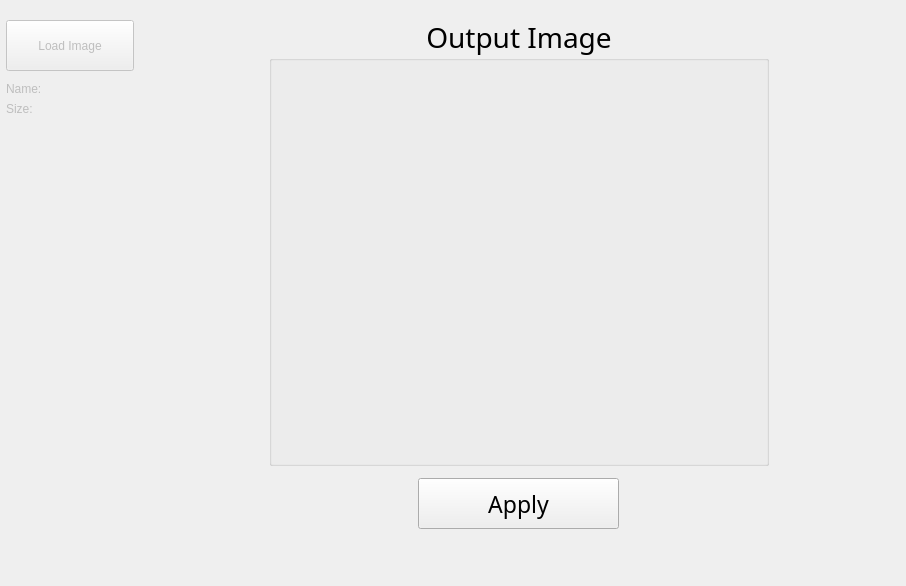
       <widget class="QWidget" name="Contour">
        <attribute name="title">
         <string>Contour</string>
        </attribute>
        <widget class="QWidget" name="gridLayoutWidget_4">
         <property name="geometry">
          <rect>
           <x>6</x>
           <y>10</y>
           <width>891</width>
           <height>567</height>
          </rect>
         </property>
         <layout class="QGridLayout" name="gridLayout_5">
          <item row="1" column="1">
           <spacer name="horizontalSpacer_9">
            <property name="orientation">
             <enum>Qt::Horizontal</enum>
            </property>
            <property name="sizeType">
             <enum>QSizePolicy::Expanding</enum>
            </property>
            <property name="sizeHint" stdset="0">
             <size>
              <width>5</width>
              <height>20</height>
             </size>
            </property>
           </spacer>
          </item>
          <item row="1" column="3">
           <spacer name="horizontalSpacer_10">
            <property name="orientation">
             <enum>Qt::Horizontal</enum>
            </property>
            <property name="sizeType">
             <enum>QSizePolicy::Expanding</enum>
            </property>
            <property name="sizeHint" stdset="0">
             <size>
              <width>10</width>
              <height>20</height>
             </size>
            </property>
           </spacer>
          </item>
          <item row="1" column="2">
           <layout class="QGridLayout" name="gridLayout_12">
            <item row="1" column="1">
             <layout class="QHBoxLayout" name="horizontalLayout_4">
              <item>
               <widget class="QPushButton" name="contourApply_btn">
                <property name="minimumSize">
                 <size>
                  <width>0</width>
                  <height>51</height>
                 </size>
                </property>
                <property name="maximumSize">
                 <size>
                  <width>201</width>
                  <height>16777215</height>
                 </size>
                </property>
                <property name="font">
                 <font>
                  <family>Bahnschrift</family>
                  <pointsize>17</pointsize>
                 </font>
                </property>
                <property name="text">
                 <string>Apply</string>
                </property>
               </widget>
              </item>
             </layout>
            </item>
            <item row="0" column="1">
             <layout class="QHBoxLayout" name="horizontalLayout_2">
              <item>
               <widget class="QGroupBox" name="groupBox_12">
                <property name="sizePolicy">
                 <sizepolicy hsizetype="MinimumExpanding" vsizetype="MinimumExpanding">
                  <horstretch>0</horstretch>
                  <verstretch>0</verstretch>
                 </sizepolicy>
                </property>
                <property name="minimumSize">
                 <size>
                  <width>500</width>
                  <height>450</height>
                 </size>
                </property>
                <property name="maximumSize">
                 <size>
                  <width>500</width>
                  <height>450</height>
                 </size>
                </property>
                <property name="font">
                 <font>
                  <family>Bahnschrift</family>
                  <pointsize>21</pointsize>
                 </font>
                </property>
                <property name="title">
                 <string>Output Image</string>
                </property>
                <property name="alignment">
                 <set>Qt::AlignCenter</set>
                </property>
                <widget class="QWidget" name="contourWidget" native="true">
                 <property name="geometry">
                  <rect>
                   <x>10</x>
                   <y>30</y>
                   <width>481</width>
                   <height>401</height>
                  </rect>
                 </property>
                </widget>
               </widget>
              </item>
             </layout>
            </item>
            <item row="2" column="1">
             <spacer name="verticalSpacer_13">
              <property name="orientation">
               <enum>Qt::Vertical</enum>
              </property>
              <property name="sizeType">
               <enum>QSizePolicy::Fixed</enum>
              </property>
              <property name="sizeHint" stdset="0">
               <size>
                <width>20</width>
                <height>40</height>
               </size>
              </property>
             </spacer>
            </item>
           </layout>
          </item>
          <item row="1" column="0">
           <layout class="QGridLayout" name="gridLayout_6">
            <item row="8" column="0">
             <spacer name="verticalSpacer_18">
              <property name="orientation">
               <enum>Qt::Vertical</enum>
              </property>
              <property name="sizeType">
               <enum>QSizePolicy::Expanding</enum>
              </property>
              <property name="sizeHint" stdset="0">
               <size>
                <width>1</width>
                <height>5</height>
               </size>
              </property>
             </spacer>
            </item>
            <item row="0" column="0">
             <spacer name="verticalSpacer_3">
              <property name="orientation">
               <enum>Qt::Vertical</enum>
              </property>
              <property name="sizeType">
               <enum>QSizePolicy::Maximum</enum>
              </property>
              <property name="sizeHint" stdset="0">
               <size>
                <width>1</width>
                <height>10</height>
               </size>
              </property>
             </spacer>
            </item>
            <item row="3" column="0">
             <layout class="QVBoxLayout" name="verticalLayout_15">
              <item>
               <widget class="QLabel" name="contourInputName">
                <property name="enabled">
                 <bool>false</bool>
                </property>
                <property name="text">
                 <string>Name:</string>
                </property>
               </widget>
              </item>
              <item>
               <widget class="QLabel" name="contourInputSize">
                <property name="enabled">
                 <bool>false</bool>
                </property>
                <property name="text">
                 <string>Size:</string>
                </property>
               </widget>
              </item>
             </layout>
            </item>
            <item row="1" column="0">
             <widget class="QPushButton" name="contourLoader">
              <property name="enabled">
               <bool>false</bool>
              </property>
              <property name="sizePolicy">
               <sizepolicy hsizetype="MinimumExpanding" vsizetype="MinimumExpanding">
                <horstretch>0</horstretch>
                <verstretch>0</verstretch>
               </sizepolicy>
              </property>
              <property name="maximumSize">
               <size>
                <width>151</width>
                <height>51</height>
               </size>
              </property>
              <property name="text">
               <string>Load Image</string>
              </property>
             </widget>
            </item>
            <item row="2" column="0">
             <spacer name="verticalSpacer2_2">
              <property name="orientation">
               <enum>Qt::Vertical</enum>
              </property>
              <property name="sizeType">
               <enum>QSizePolicy::Maximum</enum>
              </property>
              <property name="sizeHint" stdset="0">
               <size>
                <width>1</width>
                <height>5</height>
               </size>
              </property>
             </spacer>
            </item>
           </layout>
          </item>
         </layout>
        </widget>
       </widget>
